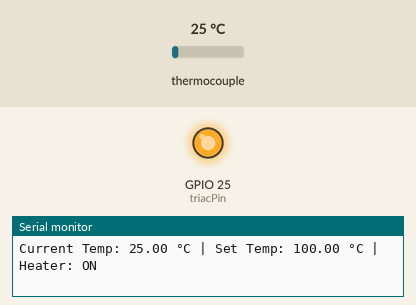
This sketch was run on a simulated ESP32. Shown: output pins drawn as LEDs (lit = HIGH), the last lines printed to the serial monitor. The inputs (shaded band) are chosen by the test bench; at power-on: thermocouple 25 °C.

Above: at 1.7 s.
1.8 s: thermocouple set to 102 °C
3.7 s: thermocouple set to 110 °C
At 5.2 s:
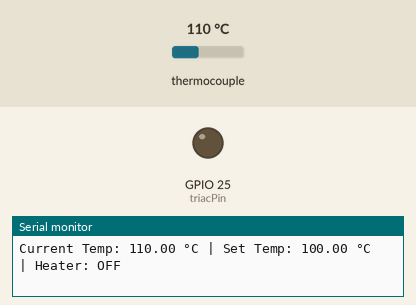
7.0 s: thermocouple set to 99 °C
8.7 s: thermocouple set to 90 °C
At 10.4 s:
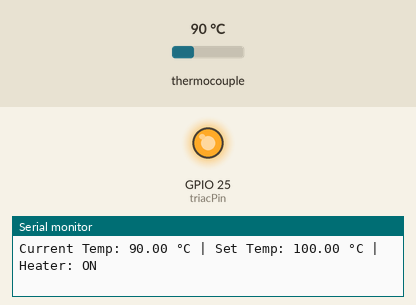
11.0 s: thermocouple set to 150 °C
At 12.0 s:
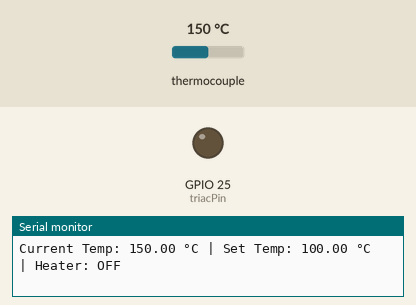
Timing chart, 0 to 14.0 s (numbered marks = the images above; inputs shaded):
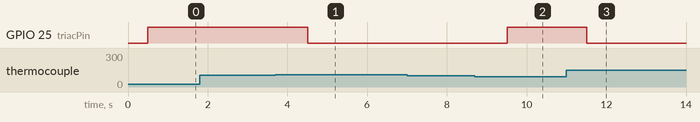

Measured:
- the behaviour switches between 105 and 106 °C on thermocouple (found by bisection; images 0 and 1)
- the behaviour switches between 95 and 94 °C on thermocouple (found by bisection; images 1 and 2)
- after the input at 3.7 s, GPIO 25 (triacPin): HIGH → LOW after 0.81 s
- after the input at 8.7 s, GPIO 25 (triacPin): LOW → HIGH after 0.81 s
- after the input at 11.0 s, GPIO 25 (triacPin): HIGH → LOW after 0.51 s

The sketch:

1Sensor_Test.ino
```cpp
#include "max6675.h"

// MAX6675 pins
int thermoDO = 19;
int thermoCS = 5;
int thermoCLK = 18;

MAX6675 thermocouple(thermoCLK, thermoCS, thermoDO);

// TRIAC control
int triacPin = 25;

// Set temperature in Celsius
float setTemp = 100.0;

// State tracking
bool heaterOn = false;

void setup() {
  Serial.begin(115200);
  delay(500);
  Serial.println("Heater Control with ±5°C Hysteresis");

  pinMode(triacPin, OUTPUT);
  digitalWrite(triacPin, LOW); // Heater OFF
}

void loop() {
  float currentTemp = thermocouple.readCelsius();

  // Hysteresis control: ±5°C
  if (!heaterOn && currentTemp < (setTemp - 5)) {
    digitalWrite(triacPin, HIGH); // Turn ON heater
    heaterOn = true;
  } else if (heaterOn && currentTemp > (setTemp + 5)) {
    digitalWrite(triacPin, LOW); // Turn OFF heater
    heaterOn = false;
  }

  // Print info
  Serial.print("Current Temp: ");
  Serial.print(currentTemp);
  Serial.print(" °C | Set Temp: ");
  Serial.print(setTemp);
  Serial.print(" °C | Heater: ");
  Serial.println(heaterOn ? "ON" : "OFF");

  delay(1000);
}
```
